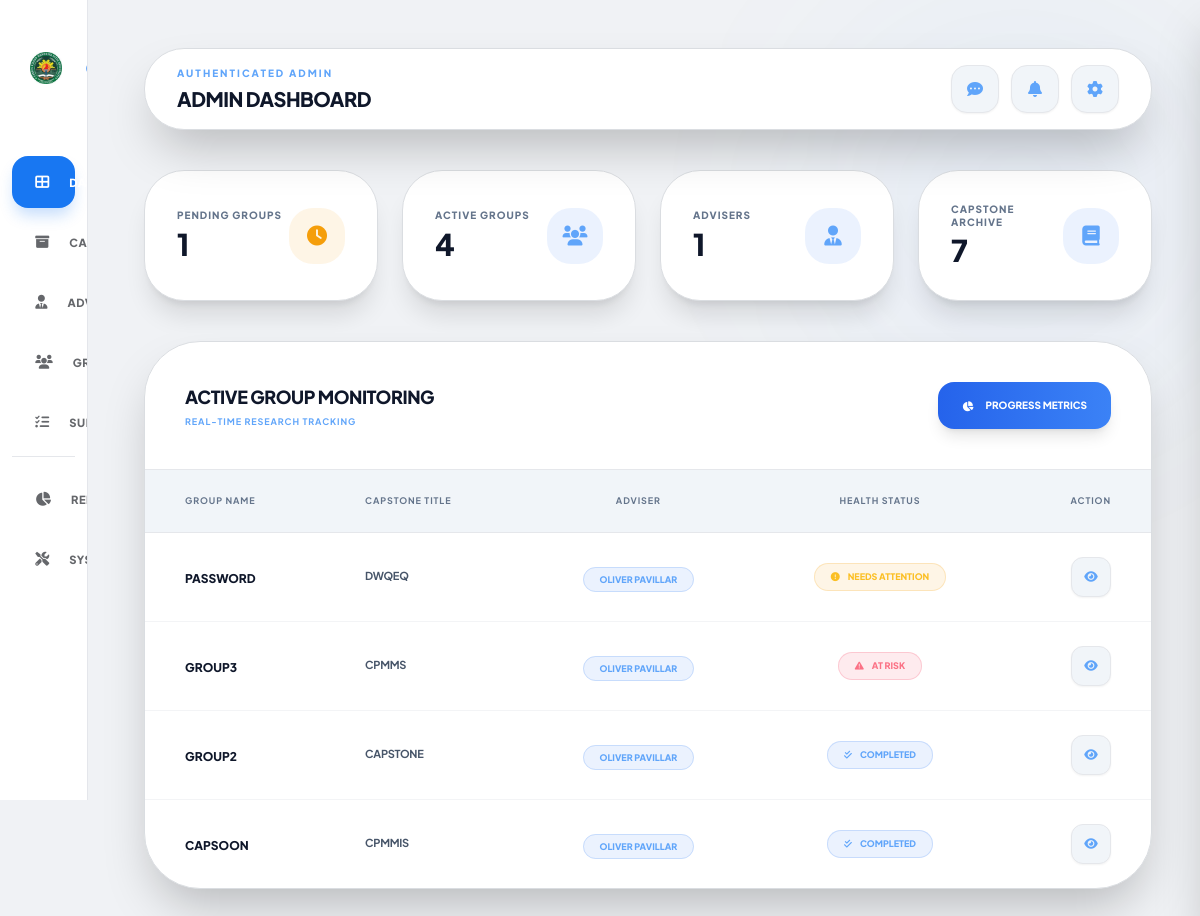
Page /admin/admin_dashboard.php (signed in) on the committed database.
### tables this page shows
CREATE TABLE `group` (
  `id` int NOT NULL,
  `username` varchar(50) NOT NULL,
  `full_name` varchar(255) DEFAULT NULL,
  `leader_email` varchar(255) NOT NULL,
  `password` varchar(255) NOT NULL,
  `project_title` varchar(255) DEFAULT 'Untitled Project',
  `email` varchar(100) DEFAULT NULL,
  `last_activity` timestamp NULL DEFAULT NULL,
  `adviser_id` int DEFAULT NULL,
  `role` varchar(10) DEFAULT 'student',
  `created_at` timestamp NOT NULL DEFAULT CURRENT_TIMESTAMP,
  `status` varchar(20) DEFAULT 'pending',
  `banned_until` datetime DEFAULT NULL,
  `session_version` int DEFAULT NULL
);

CREATE TABLE `adviser` (
  `id` int NOT NULL,
  `username` varchar(50) NOT NULL,
  `password` varchar(255) NOT NULL,
  `full_name` varchar(100) DEFAULT NULL,
  `email` varchar(100) DEFAULT NULL,
  `role` enum('adviser','admin') DEFAULT 'adviser',
  `created_at` timestamp NOT NULL DEFAULT CURRENT_TIMESTAMP,
  `last_activity` timestamp NULL DEFAULT NULL,
  `session_version` int DEFAULT NULL
);

### admin/admin_dashboard.php (the view, shortened to what the rows shown need)
<?php
include('../backend/db_config.php');
$total_pending_groups = mysqli_fetch_assoc(mysqli_query($conn, "SELECT COUNT(*) as total FROM `group` WHERE status = 'pending'"))['total'];
$total_active_groups = mysqli_fetch_assoc(mysqli_query($conn, "SELECT COUNT(*) as total FROM `group` WHERE status = 'active' OR status = 'approved'"))['total'];
$total_advisers = mysqli_fetch_assoc(mysqli_query($conn, "SELECT COUNT(*) as total FROM adviser"))['total'];
$total_archive = mysqli_fetch_assoc(mysqli_query($conn, "SELECT COUNT(*) as total FROM capstone_archive"))['total'];
$groups_q = mysqli_query($conn, "SELECT g.*, g.username as group_name, g.project_title, u.full_name as adviser_name, YEAR(g.created_at) as year_created
                                  FROM `group` g
                                  LEFT JOIN adviser u ON g.adviser_id = u.id
                                  WHERE (g.status = 'active' OR g.status = 'approved')
                                   ORDER BY g.id DESC LIMIT 500");
$health_data = [];
$groups_rows = [];
$group_meta = [];
if ($groups_q && mysqli_num_rows($groups_q) > 0) {
    mysqli_data_seek($groups_q, 0);
    $adv_ids = [];
    $group_ids = [];
    while ($g = mysqli_fetch_assoc($groups_q)) {
        $groups_rows[] = $g;
        $group_meta[(int)$g['id']] = $g;
        if (!empty($g['adviser_id'])) $adv_ids[] = (int)$g['adviser_id'];
        $group_ids[] = (int)$g['id'];
    }
    if (!empty($adv_ids) && !empty($group_ids)) {
        $adv_placeholders = implode(',', array_fill(0, count($adv_ids), '?'));
        $grp_placeholders = implode(',', array_fill(0, count($group_ids), '?'));
        $tasks_map = [];
        $adv_types = str_repeat('i', count($adv_ids));
        $stmt = $conn->prepare("SELECT id, adviser_id, deadline, created_at FROM adviser_tasks WHERE adviser_id IN ($adv_placeholders) AND task_type = 'chapter'");
        $stmt->bind_param($adv_types, ...$adv_ids);
        $stmt->execute();
        $tasks_q = $stmt->get_result();
        if ($tasks_q) {
            while ($t = mysqli_fetch_assoc($tasks_q)) {
                $tasks_map[(int)$t['adviser_id']][] = $t;
            }
        }
        $grp_types = str_repeat('i', count($group_ids));
        $all_ids = array_merge($group_ids, $adv_ids);
        $all_types = $grp_types . $adv_types;
        $stmt = $conn->prepare("SELECT group_id, task_id FROM group_submissions WHERE group_id IN ($grp_placeholders) AND task_id IN (SELECT id FROM adviser_tasks WHERE adviser_id IN ($adv_placeholders))");
        $stmt->bind_param($all_types, ...$all_ids);
        $stmt->execute();
        $subs_q = $stmt->get_result();
        $subs_map = [];
        if ($subs_q) {
            while ($s = mysqli_fetch_assoc($subs_q)) {
                $subs_map[(int)$s['group_id']][(int)$s['task_id']] = true;
            }
        }
        $stmt = $conn->prepare("SELECT group_id, COUNT(DISTINCT chapter_number) as c FROM group_submissions WHERE group_id IN ($grp_placeholders) AND status = 'approved' AND chapter_number BETWEEN 1 AND 5 GROUP BY group_id");
        $stmt->bind_param($grp_types, ...$group_ids);
        $stmt->execute();
        $chapters_q = $stmt->get_result();
        $chap_map = [];
        if ($chapters_q) {
            while ($ch = mysqli_fetch_assoc($chapters_q)) {
                $chap_map[(int)$ch['group_id']] = (int)$ch['c'];
            }
        }
        $now = time();
        foreach ($group_ids as $gid) {
            $health_status = 'On Track';
            $health_color = 'blue';
            $health_icon = 'fa-check-circle';
            if (isset($chap_map[$gid]) && $chap_map[$gid] >= 5) {
                $health_status = 'Completed';
                $health_color = 'blue';
                $health_icon = 'fa-check-double';
            } else {
                $adv_id = null;
                $group_created_at = $group_meta[$gid]['created_at'] ?? null;
                foreach ($groups_rows as $gr) {
                    if ((int)$gr['id'] === $gid) { $adv_id = (int)$gr['adviser_id']; break; }
                }
                if ($adv_id && isset($tasks_map[$adv_id])) {
                    $current_worst = 0;
                    foreach ($tasks_map[$adv_id] as $t) {
                        if ($group_created_at && $t['created_at'] < $group_created_at) continue;
                        $deadline_time = strtotime($t['deadline']);
                        $diff_days = ($deadline_time - $now) / 86400;
                        if (!isset($subs_map[$gid][(int)$t['id']])) {
                            if ($diff_days < 0) { $current_worst = 2; break; }
                            elseif ($diff_days <= 3 && $current_worst < 2) { $current_worst = 1; }
                        }
                    }
                    if ($current_worst == 2) { $health_status = 'At Risk'; $health_color = 'rose'; $health_icon = 'fa-exclamation-triangle'; }
                    elseif ($current_worst == 1) { $health_status = 'Needs Attention'; $health_color = 'amber'; $health_icon = 'fa-exclamation-circle'; }
                }
            }
            $health_data[$gid] = ['status' => $health_status, 'color' => $health_color, 'icon' => $health_icon];
        }
    }
}
?>
<!DOCTYPE html>
<html lang="en">
<head>
    <script src="https://cdn.tailwindcss.com"></script>
    <link href="https://cdnjs.cloudflare.com/ajax/libs/font-awesome/6.0.0/css/all.min.css" rel="stylesheet">
    <link rel="stylesheet" href="../assets/css/responsive.css">
</head>
<body class="min-h-screen flex">
    <main class="flex-1 ml-0 md:ml-24 p-6 sm:p-8 lg:p-12 space-y-6 sm:space-y-10">
        <nav class="premium-card rounded-[2.5rem] px-4 sm:px-8 py-4 flex flex-wrap justify-between items-center shadow-2xl relative z-[100] gap-2">
            <div class="min-w-0 flex-1"><h2 class="text-lg sm:text-xl font-black text-slate-900 uppercase tracking-tight truncate">ADMIN DASHBOARD</h2></div>
        </nav>
        <div class="grid grid-cols-1 sm:grid-cols-2 lg:grid-cols-4 gap-4 sm:gap-6">
            <div class="stat-card p-4 sm:p-8 rounded-[2.5rem] flex items-center justify-between shadow-xl"><div class="min-w-0 flex-1"><h2 class="text-3xl font-black text-slate-900"><?php echo $total_pending_groups; ?></h2></div></div>
            <div class="stat-card p-4 sm:p-8 rounded-[2.5rem] flex items-center justify-between shadow-xl"><div class="min-w-0 flex-1"><h2 class="text-3xl font-black text-slate-900"><?php echo $total_active_groups; ?></h2></div></div>
            <div class="stat-card p-4 sm:p-8 rounded-[2.5rem] flex items-center justify-between shadow-xl"><div class="min-w-0 flex-1"><h2 class="text-3xl font-black text-slate-900"><?php echo $total_advisers; ?></h2></div></div>
            <div class="stat-card p-4 sm:p-8 rounded-[2.5rem] flex items-center justify-between shadow-xl"><div class="min-w-0 flex-1"><h2 class="text-3xl font-black text-slate-900"><?php echo $total_archive; ?></h2></div></div>
        </div>
        <section class="premium-card rounded-[3.5rem] shadow-2xl overflow-hidden">
            <div class="overflow-x-auto">
                <table class="w-full text-left">
                    <thead class="bg-slate-100 text-[9px] font-black uppercase tracking-widest text-slate-500 border-b border-gray-200">
                        <tr><th class="px-4 sm:px-10 py-4 sm:py-6">Group Name</th><th class="px-4 sm:px-10 py-4 sm:py-6">Capstone Title</th><th class="px-4 sm:px-10 py-4 sm:py-6 text-center">Adviser</th><th class="px-4 sm:px-10 py-4 sm:py-6 text-center">Health Status</th><th class="px-4 sm:px-10 py-4 sm:py-6 text-right">Action</th></tr>
                    </thead>
                    <tbody class="divide-y divide-gray-100">
                        <?php
                        mysqli_data_seek($groups_q, 0);
                        while($row = mysqli_fetch_assoc($groups_q)):
                            $gid = $row['id'];
                            $hd = $health_data[$gid] ?? ['status' => 'On Track', 'color' => 'blue', 'icon' => 'fa-check-circle'];
                            $health_status = $hd['status'];
                            $health_color = $hd['color'];
                            $health_icon = $hd['icon'];
                        ?>
                        <tr class="hover:bg-slate-100 transition-all group">
                            <td class="px-4 sm:px-10 py-4 sm:py-6"><span class="font-extrabold text-slate-900 uppercase text-xs"><?php echo htmlspecialchars($row['group_name']); ?></span></td>
                            <td class="px-4 sm:px-10 py-4 sm:py-6"><p class="text-[11px] font-bold text-slate-600 uppercase tracking-tight line-clamp-2 max-w-xs"><?php echo htmlspecialchars($row['project_title'] ?: '', ENT_QUOTES, 'UTF-8') ?: 'Untitled'; ?></p></td>
                            <td class="px-4 sm:px-10 py-4 sm:py-6 text-center">
                                <span class="px-4 py-1.5 rounded-full bg-blue-500/10 text-blue-400 text-[9px] font-black border border-blue-500/20 uppercase">
                                    <?php echo !empty($row['adviser_name']) ? strtoupper($row['adviser_name']) : 'NO ADVISER ASSIGNED'; ?>
                                </span>
                            </td>
                            <td class="px-4 sm:px-10 py-4 sm:py-6 text-center">
                                <span class="inline-flex items-center gap-2 px-4 py-1.5 rounded-full bg-<?php echo $health_color; ?>-500/10 text-<?php echo $health_color; ?>-400 border border-<?php echo $health_color; ?>-500/20 text-[9px] font-black uppercase<?php echo ($health_color === 'amber') ? ' animate-pulse' : ''; ?>">
                                    <i class="fas <?php echo $health_icon; ?>"></i> <?php echo $health_status; ?>
                                </span>
                            </td>
                            <td class="px-4 sm:px-10 py-4 sm:py-6 text-right"><a href="group_stats.php?id=<?php echo $row['id']; ?>" class="inline-flex items-center justify-center w-10 h-10 rounded-xl bg-slate-100 border border-gray-200 text-blue-400 hover:bg-blue-600 hover:text-white transition shadow-sm"><i class="fas fa-eye text-xs"></i></a></td>
                        </tr>
                        <?php endwhile; ?>
                    </tbody>
                </table>
            </div>
        </section>
    </main>
</body>
</html>

### rows in the picture
group: username "PASSWORD", project_title "DWQEQ", adviser.full_name "OLIVER PAVILLAR", id "NEEDS ATTENTION"
group: username "GROUP3", project_title "CPMMS", adviser.full_name "OLIVER PAVILLAR", id "AT RISK"
group: username "GROUP2", project_title "CAPSTONE", adviser.full_name "OLIVER PAVILLAR", id "COMPLETED"
group: username "CAPSOON", project_title "CPMMIS", adviser.full_name "OLIVER PAVILLAR", id "COMPLETED"

### other values in the picture
$total_pending_groups "1"
$total_active_groups "4"
$total_advisers "1"
$total_archive "7"
